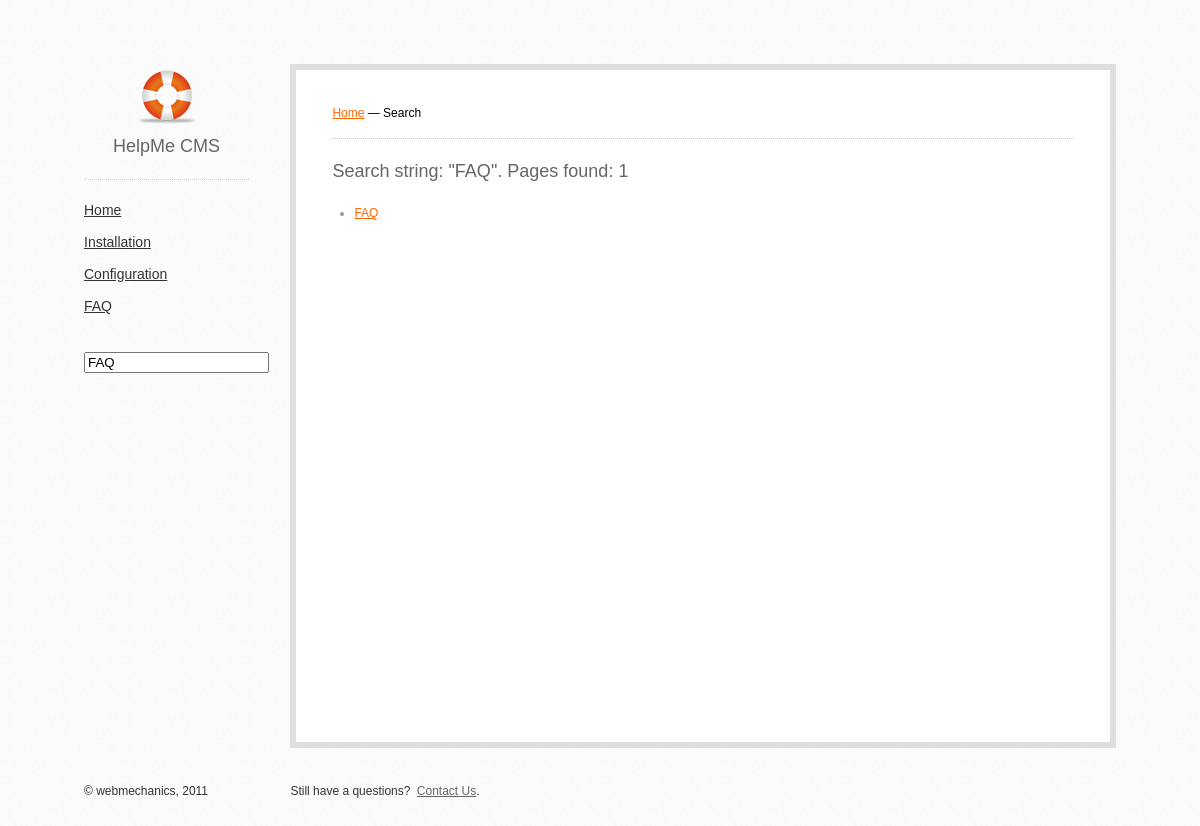
Page /search/?str=FAQ&newsearch=true on the committed database.
### tables this page shows
CREATE TABLE `help` (
  `id` int(10) unsigned NOT NULL AUTO_INCREMENT,
  `parent` int(10) unsigned NOT NULL DEFAULT '0',
  `name` varchar(255) DEFAULT NULL,
  `keywords` varchar(255) DEFAULT NULL,
  `description` varchar(512) DEFAULT NULL,
  `content` text,
  `priority` int(10) unsigned NOT NULL DEFAULT '0',
  `enabled` int(1) unsigned NOT NULL DEFAULT '0',
  PRIMARY KEY (`id`),
  KEY `idx_priority` (`priority`),
  KEY `idx_search` (`name`,`keywords`),
  KEY `idx_parent` (`parent`),
  KEY `idx_enabled` (`enabled`)
);

### app/controllers/main.php (called while the page is built, shortened)
<?php if ( ! defined('BASEPATH')) exit('No direct script access allowed');
class Main extends MY_Controller {
	function __construct() {
		$this->load->model('pages_model');
	}
	function search() {
		$this->load->model('search_model');
		$this->load->library('security');
		$str = $this->security->xss_clean($_GET['str']);
		$data['topics'] = $this->pages_model->topics();
		$data['result'] = $this->search_model->search($str);
		$data['str'] = $str;
		$this->load->view('search', $data);
	}
}

### www/index.php (called while the page is built, shortened)
<?php
require_once BASEPATH.'core/CodeIgniter.php';

### app/models/pages_model.php (called while the page is built, shortened)
<?php
class Pages_model extends CI_Model {
	function topics() {
		$sql = 'SELECT id, name FROM help WHERE parent = 0 AND enabled = 1 ORDER BY priority';
		$query = $this->db->query($sql);
		return $query->result();
	}
}

### app/models/search_model.php (called while the page is built, shortened)
<?php
class Search_model extends CI_Model {
	function search($str = "") {
		$str = '%'.$str.'%';
		$str = $this->db->escape($str);
		$sql = sprintf("SELECT DISTINCT(id), name FROM help WHERE (name LIKE %s OR keywords LIKE %s OR content LIKE %s) AND enabled = 1", $str, $str, $str);
		$query = $this->db->query($sql);
		return $query->result();
	}
}

### app/views/search.php (the view, shortened to what this page needs)
<!DOCTYPE html>
<html>
<head>
<link href="/css/grid.css" rel="stylesheet" type="text/css" />
<link href="/css/main.css" rel="stylesheet" type="text/css" />
<link href="/css/jquery.colorbox.css" rel="stylesheet" type="text/css" />
</head>
<body>
<div class="main">
	<div class="dp20">
		<div id="logo">HelpMe CMS</div>
		<div id="navigation" class="topics">
			<ul>
				<?php foreach($topics as $row) { ?>
				<li id="row_<?= $row->id ?>"><a href="/page/<?= $row->id ?>/"><?= $row->name ?></a></li>
				<?php } ?>
			</ul>
			<form action="/search/" method="get" id="search">
				<input type="search" placeholder="<?= lang('search'); ?>…" name="str" autosave="str" results="5" value="<?= $str ?>" />
			</form>
		</div>
	</div>
	<div class="dp80">
		<div id="content">
			<div class="breadcrumbs"><a href="/"><?= lang('home'); ?></a> — <?= lang('search'); ?></div>
			<h2 style="margin-top: 22px;"><?= lang('search_str'); ?>: "<?= $str ?>". <?= lang('pages_found'); ?>: <?= sizeof($result) ?> </h2>
			<ul>
			<?php foreach($result as $row) { ?>
				<li><a href="/page/<?= $row->id ?>/"><?= $row->name ?></a></li>
			<?php } ?>
			</ul>
		</div>
	</div>
	<div id="footer" class="dp20">&copy; webmechanics, 2011</div>
	<div id="contacts" class="dp80"><?= lang('still_have_a_questions'); ?> <a href="mailto:support@adfox.ru?subject=Вопрос по AdFox.ADV"><?= lang('contact_us'); ?></a>.</div>
</div>
</body>
</html>

### www/css/grid.css (style rules this page uses)
html, body, div, p, h1, h2, h3, h4, h5, ol, ul, li { margin: 0; padding: 0; border: 0; }
.dp20, .dp25, .dp33, .dp40, .dp50, .dp60, .dp66, .dp75, .dp80, .dp100 { float: left; display: inline; }
.dp20 { width: 20%; }
.dp80 { width: 80%; }

### www/css/main.css (style rules this page uses)
body { font-family: Tahoma, Geneva, sans-serif; font-size: 12px; background: url(/img/bg.png); }
ol, ul { list-style-image: none; list-style-position: outside; list-style-type: none; }
a { color: #FF6600; }
h2 { color: #666666; font-size: 18px; font-weight: normal; margin-bottom: 12px; }
.main { margin: 64px auto; width: 86%; }
#logo { padding-top: 72px; padding-bottom: 22px; width: 80%; margin-bottom: 22px; text-align: center; color: #666666; font-size: 18px; font-weight: lighter; border-bottom: dotted 1px #CCCCCC; background: url(/img/support.png) center top no-repeat; cursor: pointer; }
#navigation li { margin-bottom: 16px; font-size: 14px; width: 80%; }
#navigation a { color: #333333; }
#search { padding-top: 22px; }
#content { padding: 36px; border: solid 6px #DEDEDE; background-color: #FFFFFF; min-height: 600px; }
.breadcrumbs { margin-bottom: 12px; padding-bottom: 18px; border-bottom: dotted 1px #CCCCCC; }
#content ul, #content ol { padding-top: 12px; padding-bottom: 12px; }
#content li { margin-bottom: 16px; margin-left: 22px; }
#content ul { list-style: disc; color: #999999; }
#footer { padding-bottom: 64px; padding-top: 36px; color: #333333; }
#contacts { padding-bottom: 64px; padding-top: 36px; color: #333333; }
#contacts a { color: #666666; margin-left: 3px; }

### rows in the picture
help: name "Home"
help: name "Installation"
help: name "Configuration"
help: name "FAQ"

### other values in the picture
lang('home') "Home"
lang('search') "Search"
lang('search_str') "Search string"
$str "FAQ"
lang('pages_found') "Pages found"
sizeof($result) "1"
lang('still_have_a_questions') "Still have a questions?"
lang('contact_us') "Contact Us"
